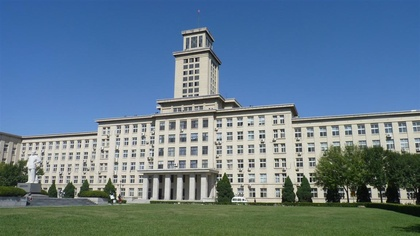
%> input picture 2.2 机器视觉技术（孙明竹、孙月）/实验4/testimg.jpg, 420 x 236 px, shrunk from 1151 x 647 before the run
$ octave main.m   (GNU Octave 9; MATLAB toolbox functions it lacks are replaced by stand-ins)
%> lines starting %> are read from the running program, lines starting %| are printed output that depends on the picture
### 2.2 机器视觉技术（孙明竹、孙月）/实验4/MyMedfilt2.m
% 定义函数MyMedfilt2，参数为二值图像img
function Medfilt2_result=MyMedfilt2(img)

% 获取img的行数rows和列数cols
[rows, cols] = size(img);

% 3x3掩模
img_0 = zeros(rows, cols);
for i=2:rows - 1
    for j=2:cols - 1
        A=[img(i-1,j-1),img(i-1,j),img(i-1,j+1),img(i,j-1),img(i,j),img(i,j+1),img(i+1,j-1),img(i+1,j),img(i+1,j+1)];
        img_0(i,j)=median(A);
    end
end

% 返回值
Medfilt2_result=img_0(2:rows - 1,2:cols - 1);

end

### 2.2 机器视觉技术（孙明竹、孙月）/实验4/main.m
clc;clear all;close all;

% 读入图像并转换为灰度图
img=imread('testimg.jpg');
%> img is the input picture: size 236x420x3 uint8; mean R, G, B 99.5, 123.7, 141.3
img=rgb2gray(img);
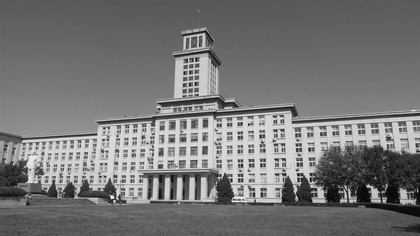
%> img: size 236x420 uint8; min 1, max 254, mean 118.4

% 加噪音
in = imnoise(img, 'gaussian', 0.1);
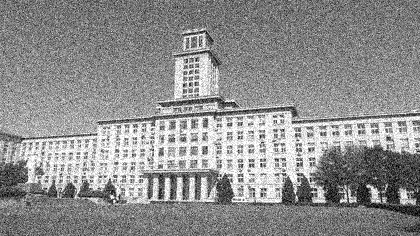
%> in: size 236x420 uint8; min 0, max 255, mean 143.4

% 中值滤波
Medfilt2_result = MyMedfilt2(in);
%> after the loop in MyMedfilt2, `for i=2:rows - 1`:
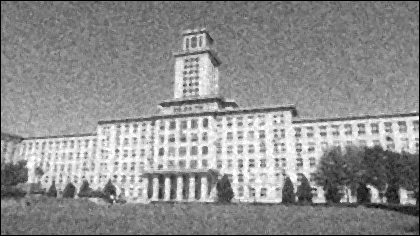
%> img_0: size 236x420 double; min 0, max 255, mean 142.6
%> in MyMedfilt2, `Medfilt2_result=img_0(2:rows - 1,2:cols - 1);`:
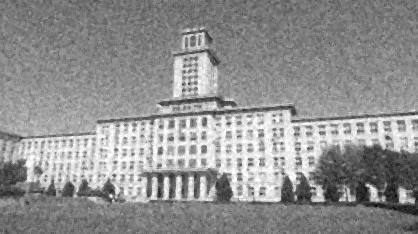
%> Medfilt2_result: size 234x418 double; min 10, max 255, mean 144.5

% 输出图像
imshow(img);
title('img');
figure;
imshow(in);
title('gaussian');
figure;
imshow(Medfilt2_result,[]);
title('Medfilt2_result');
